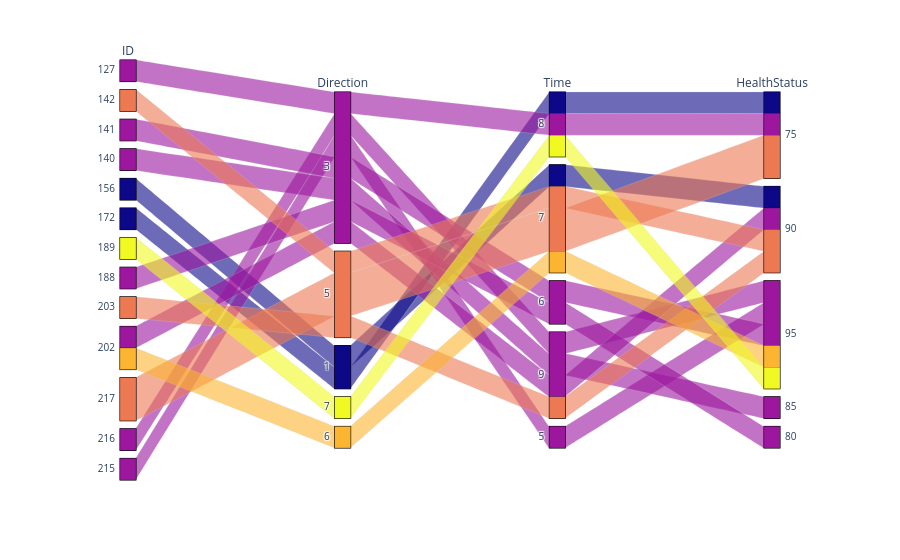

Here is the notebook cell this chart was saved with:
### Code cell
import pandas as pd
import numpy as np
import plotly.express as px

#start = int(input("Enter a starting number:"))
#end = int(input("Enter an ending number:"))
#new_data4 = new_data3.iloc[start:end+1, :]

fig = px.parallel_categories(new_data2, color = "Direction")
fig.update_coloraxes(showscale=False)
fig.show()

# north - 0, south - 1, east - 2, west - 3, northwest - 4, southwest - 5, northeast - 6, southeast - 7

### Figure 1 — Plotly figure (JSON) as saved in the notebook; plotly's stock layout.template omitted (floating-point values rounded to 4 significant figures)
{"data": [{"dimensions": [{"label": "ID", "values": [127, 142, 141, 140, 156, 172, 189, 188, 203, 202, 217, 202, 217, 216, 215]}, {"label": "Direction", "values": [3, 5, 3, 3, 1, 1, 7, 3, 5, 3, 5, 6, 5, 3, 3]}, {"label": "Time", "values": [8, 7, 6, 9, 7, 8, 8, 6, 9, 9, 7, 7, 7, 9, 5]}, {"label": "HealthStatus", "values": [75, 90, 95, 85, 90, 75, 95, 80, 90, 90, 75, 95, 75, 95, 95]}], "domain": {"x": [0, 1], "y": [0, 1]}, "line": {"color": [3, 5, 3, 3, 1, 1, 7, 3, 5, 3, 5, 6, 5, 3, 3], "coloraxis": "coloraxis"}, "name": "", "type": "parcats"}], "layout": {"autosize": true, "coloraxis": {"colorbar": {"title": {"text": "Direction"}}, "colorscale": [[0, "#0d0887"], [0.1111, "#46039f"], [0.2222, "#7201a8"], [0.3333, "#9c179e"], [0.4444, "#bd3786"], [0.5556, "#d8576b"], [0.6667, "#ed7953"], [0.7778, "#fb9f3a"], [0.8889, "#fdca26"], [1, "#f0f921"]], "showscale": false}, "legend": {"tracegroupgap": 0}, "margin": {"t": 60}}}
